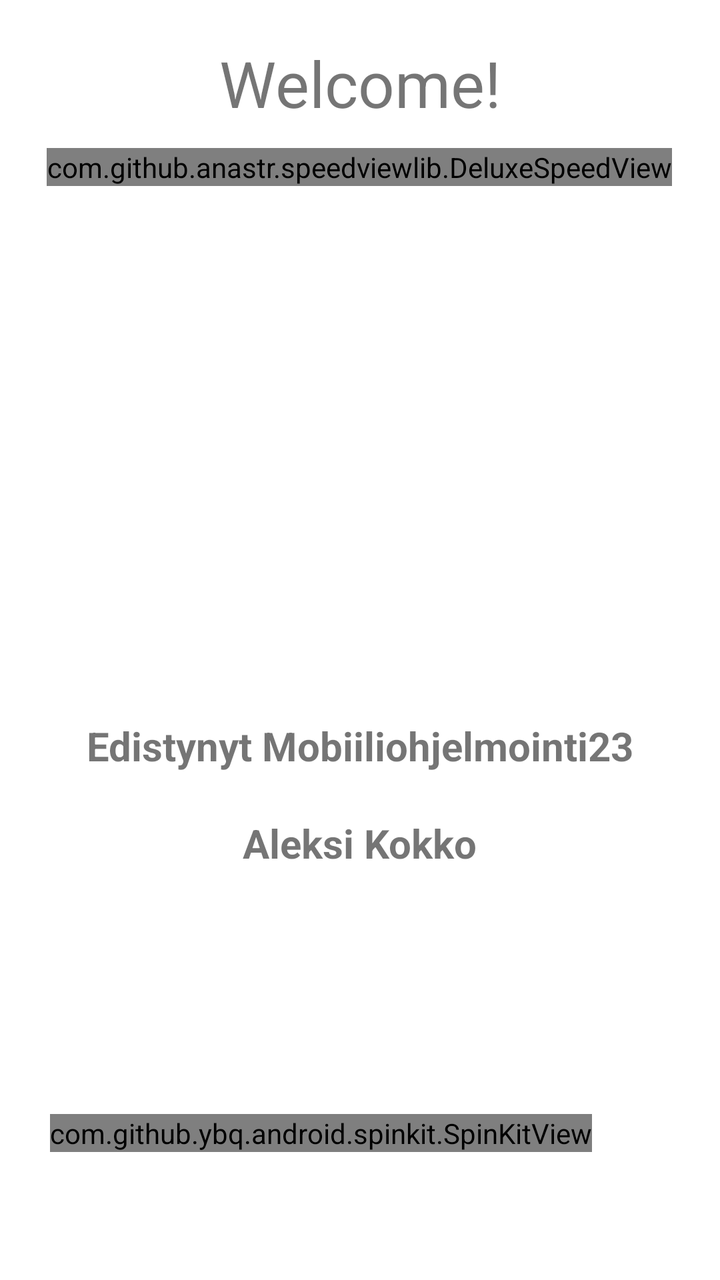
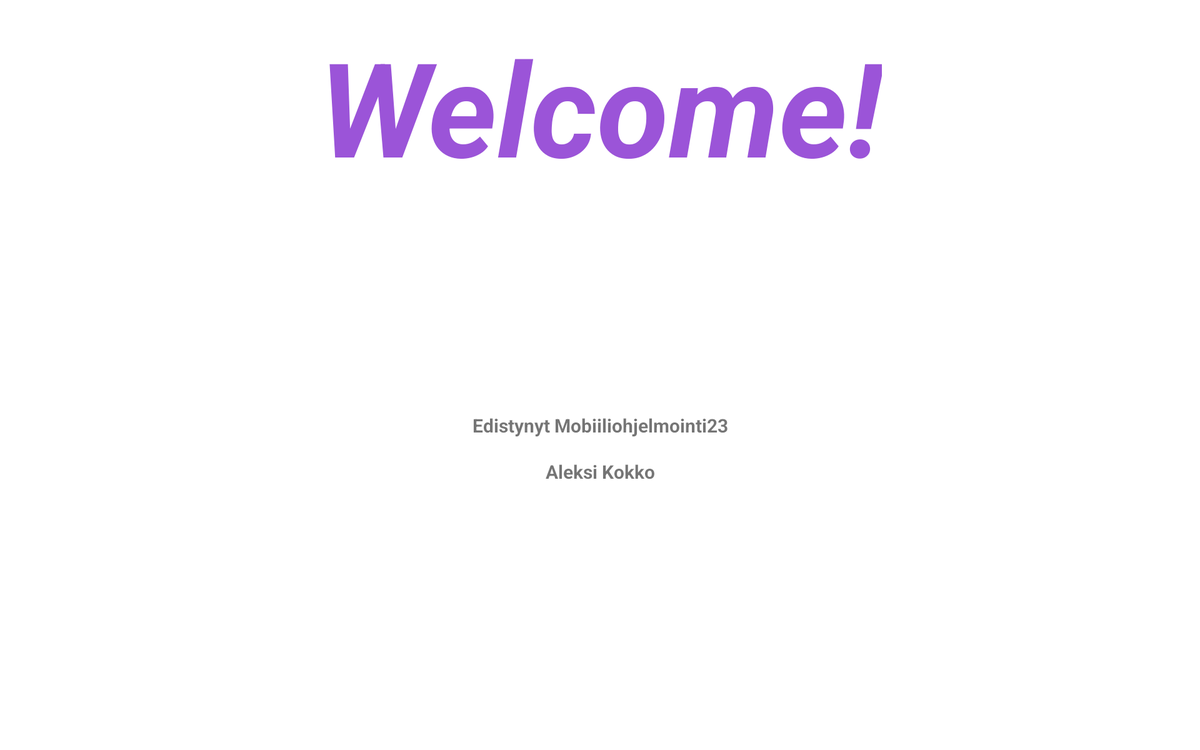

Two renders of one Android screen. The first uses the default layout on a phone; the second uses the alternative layout the repository ships for a different screen configuration, on a matching device. The two XML files are below.
<!-- AndroidManifest.xml: application theme Theme.AdvancedMobileDevCourse -->
<!-- res/layout/fragment_home.xml -->
<?xml version="1.0" encoding="utf-8"?>
<androidx.constraintlayout.widget.ConstraintLayout xmlns:android="http://schemas.android.com/apk/res/android"
    xmlns:app="http://schemas.android.com/apk/res-auto"
    xmlns:tools="http://schemas.android.com/tools"
    android:layout_width="match_parent"
    android:layout_height="match_parent"
    tools:context=".ui.home.HomeFragment">

    <TextView
        android:id="@+id/text_home"
        android:layout_width="match_parent"
        android:layout_height="wrap_content"
        android:layout_marginStart="8dp"
        android:layout_marginTop="8dp"
        android:layout_marginEnd="8dp"
        android:textAlignment="center"
        android:textSize="20sp"
        app:layout_constraintBottom_toBottomOf="parent"
        app:layout_constraintEnd_toEndOf="parent"
        app:layout_constraintStart_toStartOf="parent"
        app:layout_constraintTop_toTopOf="parent" />

    <TextView
        android:id="@+id/textView2"
        android:layout_width="wrap_content"
        android:layout_height="wrap_content"
        android:layout_margin="20dp"
        android:text="@string/greeting_text"
        android:textSize="32sp"
        app:layout_constraintEnd_toEndOf="parent"
        app:layout_constraintStart_toStartOf="parent"
        app:layout_constraintTop_toTopOf="parent" />

    <com.github.ybq.android.spinkit.SpinKitView
        android:id="@+id/spin_kit3"
        style="@style/SpinKitView.Large.RotatingPlane"
        android:layout_width="wrap_content"
        android:layout_height="wrap_content"
        android:layout_gravity="center"
        android:layout_marginEnd="64dp"
        android:layout_marginBottom="64dp"
        app:SpinKit_Color="#fcba03"
        app:layout_constraintBottom_toBottomOf="parent"
        app:layout_constraintEnd_toEndOf="parent" />

    <com.github.anastr.speedviewlib.DeluxeSpeedView
        android:id="@+id/speedView"
        android:layout_width="wrap_content"
        android:layout_height="wrap_content"
        android:layout_marginTop="11dp"
        app:layout_constraintEnd_toEndOf="parent"
        app:layout_constraintHorizontal_bias="0.496"
        app:layout_constraintStart_toStartOf="parent"
        app:layout_constraintTop_toBottomOf="@+id/textView2"
        app:sv_withTremble="false" />

    <TextView
        android:id="@+id/text_home2"
        android:layout_width="wrap_content"
        android:layout_height="wrap_content"
        android:layout_marginTop="68dp"
        android:text="Aleksi Kokko"
        android:textSize="20sp"
        android:textStyle="bold"
        app:layout_constraintBottom_toBottomOf="parent"
        app:layout_constraintEnd_toEndOf="parent"
        app:layout_constraintStart_toStartOf="parent"
        app:layout_constraintTop_toBottomOf="@+id/text_home"
        app:layout_constraintVertical_bias="0.011" />

    <TextView
        android:id="@+id/text_home3"
        android:layout_width="wrap_content"
        android:layout_height="wrap_content"
        android:text="Edistynyt Mobiiliohjelmointi23"
        android:textSize="20sp"
        android:textStyle="bold"
        app:layout_constraintBottom_toTopOf="@+id/text_home2"
        app:layout_constraintEnd_toEndOf="parent"
        app:layout_constraintStart_toStartOf="parent"
        app:layout_constraintTop_toBottomOf="@+id/text_home" />
</androidx.constraintlayout.widget.ConstraintLayout>
<!-- resources referenced by this layout -->
<resources>
  <string name="greeting_text">Welcome!</string>
  <style name="Theme.AdvancedMobileDevCourse" parent="Theme.MaterialComponents.DayNight.DarkActionBar">
          
          <item name="colorPrimary">@color/purple_500</item>
          <item name="colorPrimaryVariant">@color/purple_700</item>
          <item name="colorOnPrimary">@color/white</item>
          
          <item name="colorSecondary">@color/teal_200</item>
          <item name="colorSecondaryVariant">@color/teal_700</item>
          <item name="colorOnSecondary">@color/black</item>
          
          <item name="android:statusBarColor">?attr/colorPrimaryVariant</item>
          
      </style>
</resources>
<!-- res/layout-sw720dp/fragment_home.xml (the repository's variant of the layout above) -->
<!-- drawn on a large tablet held sideways -->
<?xml version="1.0" encoding="utf-8"?>
<androidx.constraintlayout.widget.ConstraintLayout xmlns:android="http://schemas.android.com/apk/res/android"
    xmlns:app="http://schemas.android.com/apk/res-auto"
    xmlns:tools="http://schemas.android.com/tools"
    android:layout_width="match_parent"
    android:layout_height="match_parent"
    tools:context=".ui.home.HomeFragment">

    <TextView
        android:id="@+id/text_home"
        android:layout_width="match_parent"
        android:layout_height="wrap_content"
        android:layout_marginStart="8dp"
        android:layout_marginTop="8dp"
        android:layout_marginEnd="8dp"
        android:textAlignment="center"
        android:textSize="20sp"
        app:layout_constraintBottom_toBottomOf="parent"
        app:layout_constraintEnd_toEndOf="parent"
        app:layout_constraintStart_toStartOf="parent"
        app:layout_constraintTop_toTopOf="parent" />

    <TextView
        android:layout_width="wrap_content"
        android:layout_height="wrap_content"
        android:layout_margin="20dp"
        android:text="@string/greeting_text"
        android:textColor="#9B54D8"
        android:textSize="140sp"
        android:textStyle="bold|italic"
        app:layout_constraintEnd_toEndOf="parent"
        app:layout_constraintStart_toStartOf="parent"
        app:layout_constraintTop_toTopOf="parent" />

    <TextView
        android:id="@+id/text_home2"
        android:layout_width="wrap_content"
        android:layout_height="wrap_content"
        android:layout_marginTop="68dp"
        android:text="Aleksi Kokko"
        android:textSize="20sp"
        android:textStyle="bold"
        app:layout_constraintBottom_toBottomOf="parent"
        app:layout_constraintEnd_toEndOf="parent"
        app:layout_constraintStart_toStartOf="parent"
        app:layout_constraintTop_toBottomOf="@+id/text_home"
        app:layout_constraintVertical_bias="0.011" />

    <TextView
        android:id="@+id/text_home3"
        android:layout_width="wrap_content"
        android:layout_height="wrap_content"
        android:text="Edistynyt Mobiiliohjelmointi23"
        android:textSize="20sp"
        android:textStyle="bold"
        app:layout_constraintBottom_toTopOf="@+id/text_home2"
        app:layout_constraintEnd_toEndOf="parent"
        app:layout_constraintStart_toStartOf="parent"
        app:layout_constraintTop_toBottomOf="@+id/text_home" />
</androidx.constraintlayout.widget.ConstraintLayout>
